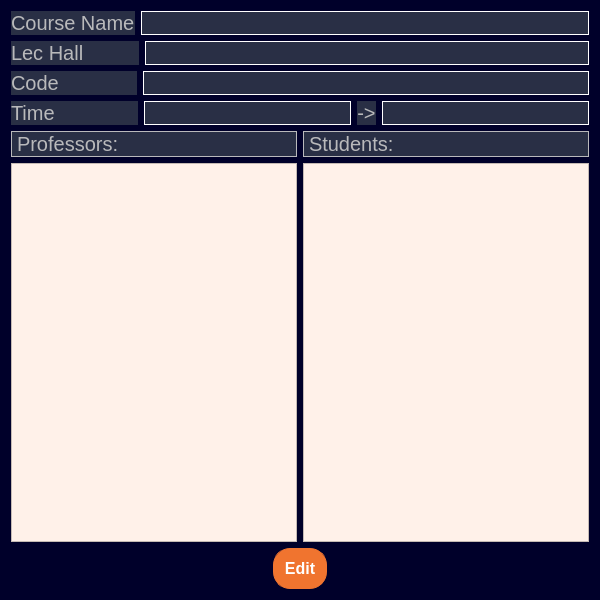
<?xml version="1.0" encoding="UTF-8"?>
<ui version="4.0">
 <class>CourseInfoPage</class>
 <widget class="QDialog" name="CourseInfoPage">
  <property name="geometry">
   <rect>
    <x>0</x>
    <y>0</y>
    <width>600</width>
    <height>600</height>
   </rect>
  </property>
  <property name="windowTitle">
   <string>Course Info Page</string>
  </property>
  <property name="styleSheet">
   <string notr="true">/*Copyright (c) DevSec Studio. All rights reserved.

MIT License

Permission is hereby granted, free of charge, to any person obtaining a copy
of this software and associated documentation files (the &quot;Software&quot;), to deal
in the Software without restriction, including without limitation the rights
to use, copy, modify, merge, publish, distribute, sublicense, and/or sell
copies of the Software, and to permit persons to whom the Software is
furnished to do so, subject to the following conditions:

The above copyright notice and this permission notice shall be included in all
copies or substantial portions of the Software.

THE SOFTWARE IS PROVIDED *AS IS*, WITHOUT WARRANTY OF ANY KIND, EXPRESS OR
IMPLIED, INCLUDING BUT NOT LIMITED TO THE WARRANTIES OF MERCHANTABILITY,
FITNESS FOR A PARTICULAR PURPOSE AND NONINFRINGEMENT. IN NO EVENT SHALL THE
AUTHORS OR COPYRIGHT HOLDERS BE LIABLE FOR ANY CLAIM, DAMAGES OR OTHER
LIABILITY, WHETHER IN AN ACTION OF CONTRACT, TORT OR OTHERWISE, ARISING FROM,
OUT OF OR IN CONNECTION WITH THE SOFTWARE OR THE USE OR OTHER DEALINGS IN THE SOFTWARE.
*/

/*-----QWidget-----*/
QWidget
{
	background-color: rgb(0, 0, 42);
	color: #000000;
	border-color: #000000;

}


/*-----QLabel-----*/
QLabel
{
	background-color: #292f45;
	color: #b9b9bb;
	border-color: #000000;

}


/*-----QPushButton-----*/
QPushButton
{
	background-color: #f0742f;
	color: #fff;
	font-weight: bold;
	border-style: solid;
	border-width: 1px;
	border-radius: 17px;
	border-color: #f0742f;
	padding: 10px;

}


QPushButton::hover
{
	background-color: #fc7c11;
	color: #fff;

}


QPushButton::pressed
{
	background-color: #ff6b35;
	color: #fff;

}


/*-----QToolButton-----*/
QToolButton
{
	background-color: #292f45;
	color: #000000;
	border-style: solid;
	border-color: #000000;

}


QToolButton::hover
{
	background-color: #fc7c11;
	color: #000000;
	padding: 2px;
	border-radius: 15px;
	border-color: #fc7c11;

}


QToolButton::pressed
{
	background-color: #fc7c11;
	color: #000000;
	border-style: solid;
	border-width: 2px;

}


/*-----QLineEdit-----*/
QLineEdit{
	background-color: rgb(255, 255, 255);
	color: #b9b9bb;
	font-weight: bold;
	border-style: solid;
	border-width: 2px;
	border-top: 0px;
	border-left: 0px;
	border-right: 0px;
	border-color: #b9b9bb;
	padding: 10px;

}


/*-----QCheckBox-----*/
QCheckBox
{
	background-color: transparent;
	color: #b9b9bb;
	font-weight: bold;

}


QCheckBox::indicator
{
    color: #b1b1b1;
    background-color: #00111d;
    border: 1px solid #f0742f;
    width: 12px;
    height: 12px;

}


QCheckBox::indicator:checked
{
    image:url(&quot;./ressources/check.png&quot;); /*To replace*/
	background-color: #1f2b2b;
    border: 1px solid #f0742f;

}


QCheckBox::indicator:unchecked:hover
{
    border: 1px solid #f0742f;

}


QCheckBox::disabled
{
	color: #656565;

}


QCheckBox::indicator:disabled
{
	background-color: #656565;
	color: #656565;
    border: 1px solid #656565;

}
</string>
  </property>
  <layout class="QVBoxLayout" name="verticalLayout_3">
   <item>
    <layout class="QHBoxLayout" name="horizontalLayout" stretch="0,1">
     <item>
      <widget class="QLabel" name="label_3">
       <property name="font">
        <font>
         <pointsize>15</pointsize>
        </font>
       </property>
       <property name="frameShape">
        <enum>QFrame::NoFrame</enum>
       </property>
       <property name="text">
        <string>Course Name</string>
       </property>
      </widget>
     </item>
     <item>
      <widget class="QLabel" name="nameLabel">
       <property name="font">
        <font>
         <pointsize>12</pointsize>
        </font>
       </property>
       <property name="autoFillBackground">
        <bool>false</bool>
       </property>
       <property name="styleSheet">
        <string notr="true">color: rgb(255, 255, 255);</string>
       </property>
       <property name="frameShape">
        <enum>QFrame::Box</enum>
       </property>
       <property name="text">
        <string/>
       </property>
       <property name="openExternalLinks">
        <bool>false</bool>
       </property>
      </widget>
     </item>
    </layout>
   </item>
   <item>
    <layout class="QHBoxLayout" name="horizontalLayout_5" stretch="0,1">
     <item>
      <widget class="QLabel" name="label_16">
       <property name="font">
        <font>
         <pointsize>15</pointsize>
        </font>
       </property>
       <property name="frameShape">
        <enum>QFrame::NoFrame</enum>
       </property>
       <property name="text">
        <string>Lec Hall          </string>
       </property>
      </widget>
     </item>
     <item>
      <widget class="QLabel" name="lecHallLabel">
       <property name="font">
        <font>
         <pointsize>12</pointsize>
        </font>
       </property>
       <property name="autoFillBackground">
        <bool>false</bool>
       </property>
       <property name="styleSheet">
        <string notr="true">color: rgb(255, 255, 255);</string>
       </property>
       <property name="frameShape">
        <enum>QFrame::Box</enum>
       </property>
       <property name="text">
        <string/>
       </property>
       <property name="openExternalLinks">
        <bool>false</bool>
       </property>
      </widget>
     </item>
    </layout>
   </item>
   <item>
    <layout class="QHBoxLayout" name="horizontalLayout_7" stretch="0,1">
     <item>
      <widget class="QLabel" name="label_18">
       <property name="font">
        <font>
         <pointsize>15</pointsize>
        </font>
       </property>
       <property name="frameShape">
        <enum>QFrame::NoFrame</enum>
       </property>
       <property name="text">
        <string>Code              </string>
       </property>
      </widget>
     </item>
     <item>
      <widget class="QLabel" name="codeLabel">
       <property name="font">
        <font>
         <pointsize>12</pointsize>
        </font>
       </property>
       <property name="autoFillBackground">
        <bool>false</bool>
       </property>
       <property name="styleSheet">
        <string notr="true">color: rgb(255, 255, 255);</string>
       </property>
       <property name="frameShape">
        <enum>QFrame::Box</enum>
       </property>
       <property name="text">
        <string/>
       </property>
       <property name="openExternalLinks">
        <bool>false</bool>
       </property>
      </widget>
     </item>
    </layout>
   </item>
   <item>
    <layout class="QHBoxLayout" name="horizontalLayout_3" stretch="0,1,0,1">
     <item>
      <widget class="QLabel" name="label_12">
       <property name="font">
        <font>
         <pointsize>15</pointsize>
        </font>
       </property>
       <property name="frameShape">
        <enum>QFrame::NoFrame</enum>
       </property>
       <property name="text">
        <string>Time               </string>
       </property>
      </widget>
     </item>
     <item>
      <widget class="QLabel" name="dayLabel">
       <property name="font">
        <font>
         <pointsize>12</pointsize>
        </font>
       </property>
       <property name="autoFillBackground">
        <bool>false</bool>
       </property>
       <property name="styleSheet">
        <string notr="true">color: rgb(255, 255, 255);</string>
       </property>
       <property name="frameShape">
        <enum>QFrame::Box</enum>
       </property>
       <property name="lineWidth">
        <number>1</number>
       </property>
       <property name="text">
        <string/>
       </property>
       <property name="openExternalLinks">
        <bool>false</bool>
       </property>
      </widget>
     </item>
     <item>
      <widget class="QLabel" name="label">
       <property name="font">
        <font>
         <pointsize>15</pointsize>
        </font>
       </property>
       <property name="text">
        <string>-&gt;</string>
       </property>
       <property name="alignment">
        <set>Qt::AlignCenter</set>
       </property>
      </widget>
     </item>
     <item>
      <widget class="QLabel" name="timeLabel">
       <property name="font">
        <font>
         <pointsize>12</pointsize>
        </font>
       </property>
       <property name="autoFillBackground">
        <bool>false</bool>
       </property>
       <property name="styleSheet">
        <string notr="true">color: rgb(255, 255, 255);</string>
       </property>
       <property name="frameShape">
        <enum>QFrame::Box</enum>
       </property>
       <property name="text">
        <string/>
       </property>
       <property name="openExternalLinks">
        <bool>false</bool>
       </property>
      </widget>
     </item>
    </layout>
   </item>
   <item>
    <layout class="QHBoxLayout" name="horizontalLayout_2">
     <item>
      <layout class="QVBoxLayout" name="verticalLayout_2">
       <item>
        <widget class="QLabel" name="label_6">
         <property name="font">
          <font>
           <pointsize>15</pointsize>
          </font>
         </property>
         <property name="frameShape">
          <enum>QFrame::Box</enum>
         </property>
         <property name="text">
          <string>Professors:</string>
         </property>
        </widget>
       </item>
       <item>
        <widget class="QTableWidget" name="profInCourseTable">
         <property name="styleSheet">
          <string notr="true">QWidget {
    background-color: rgb(255, 241, 233);
    color: #fffff8;
}

QHeaderView::section {
    background-color: #ff8f57;
    padding: 4px;
    border: 1px solid #fffff8;
    font-size: 14pt;
}

QTableWidget {
    gridline-color: #fffff8;
    font-size: 18pt;
}

QTableView::item 
{
    font-size: 18pt;
	color: rgb(0, 0, 0);
}
</string>
         </property>
         <property name="editTriggers">
          <set>QAbstractItemView::NoEditTriggers</set>
         </property>
         <property name="selectionMode">
          <enum>QAbstractItemView::SingleSelection</enum>
         </property>
         <property name="selectionBehavior">
          <enum>QAbstractItemView::SelectRows</enum>
         </property>
         <property name="sortingEnabled">
          <bool>true</bool>
         </property>
         <attribute name="horizontalHeaderStretchLastSection">
          <bool>true</bool>
         </attribute>
        </widget>
       </item>
      </layout>
     </item>
     <item>
      <layout class="QVBoxLayout" name="verticalLayout">
       <item>
        <widget class="QLabel" name="label_7">
         <property name="font">
          <font>
           <pointsize>15</pointsize>
          </font>
         </property>
         <property name="frameShape">
          <enum>QFrame::Box</enum>
         </property>
         <property name="text">
          <string>Students:</string>
         </property>
        </widget>
       </item>
       <item>
        <widget class="QTableWidget" name="studentsInCourseTable">
         <property name="styleSheet">
          <string notr="true">QWidget {
    background-color: rgb(255, 241, 233);
    color: #fffff8;
}

QHeaderView::section {
    background-color: #ff8f57;
    padding: 4px;
    border: 1px solid #fffff8;
    font-size: 14pt;
}

QTableWidget {
    gridline-color: #fffff8;
    font-size: 18pt;
}

QTableView::item 
{
    font-size: 18pt;
	color: rgb(0, 0, 0);
}
</string>
         </property>
         <property name="editTriggers">
          <set>QAbstractItemView::NoEditTriggers</set>
         </property>
         <property name="selectionMode">
          <enum>QAbstractItemView::SingleSelection</enum>
         </property>
         <property name="selectionBehavior">
          <enum>QAbstractItemView::SelectRows</enum>
         </property>
         <property name="sortingEnabled">
          <bool>true</bool>
         </property>
         <attribute name="horizontalHeaderStretchLastSection">
          <bool>true</bool>
         </attribute>
        </widget>
       </item>
      </layout>
     </item>
    </layout>
   </item>
   <item>
    <layout class="QHBoxLayout" name="horizontalLayout_4">
     <item>
      <spacer name="horizontalSpacer_3">
       <property name="orientation">
        <enum>Qt::Horizontal</enum>
       </property>
       <property name="sizeHint" stdset="0">
        <size>
         <width>40</width>
         <height>20</height>
        </size>
       </property>
      </spacer>
     </item>
     <item>
      <widget class="QPushButton" name="editPushButton">
       <property name="font">
        <font>
         <pointsize>12</pointsize>
         <bold>true</bold>
        </font>
       </property>
       <property name="text">
        <string>Edit</string>
       </property>
      </widget>
     </item>
     <item>
      <spacer name="horizontalSpacer_4">
       <property name="orientation">
        <enum>Qt::Horizontal</enum>
       </property>
       <property name="sizeHint" stdset="0">
        <size>
         <width>40</width>
         <height>20</height>
        </size>
       </property>
      </spacer>
     </item>
    </layout>
   </item>
  </layout>
 </widget>
 <resources/>
 <connections/>
</ui>
